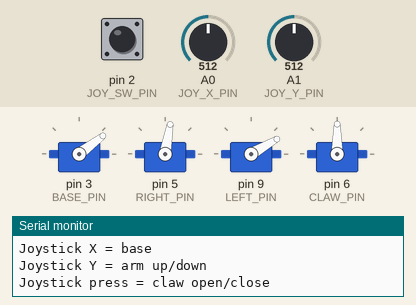
Bench run of a sketch on a simulated Arduino Uno, built with avr-gcc and run on an emulated ATmega328P. Parts: 4 × servo, the last lines printed to the serial monitor. Inputs (shaded band) come from the test bench; at power-on: pin 2 (JOY_SW_PIN) HIGH, A0 (JOY_X_PIN) = 512, A1 (JOY_Y_PIN) = 512.

Above: at 1.3 s.
1.4 s: pin 2 (JOY_SW_PIN) pulled LOW for 1 s
At 3.6 s:
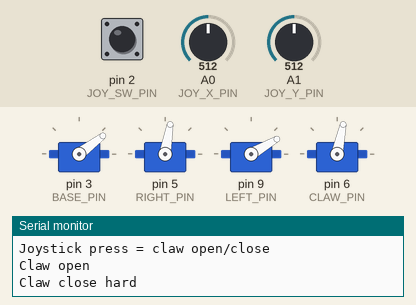
3.9 s: A0 (JOY_X_PIN) set to 716
At 5.82 s:
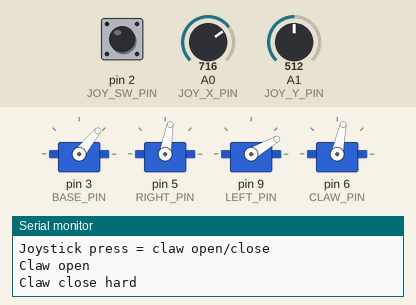
6.9 s: A1 (JOY_Y_PIN) set to 716
At 7.74 s:
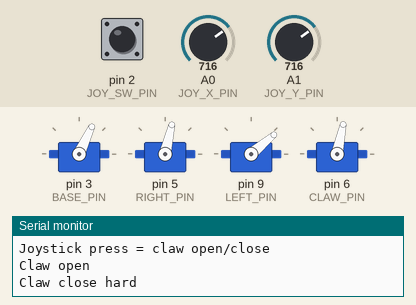
9.9 s: pin 2 (JOY_SW_PIN) pulled LOW for 0.15 s
At 10.42 s:
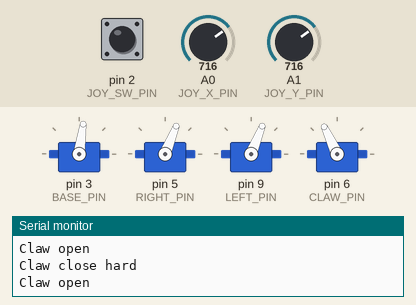
12.9 s: A0 (JOY_X_PIN) set to 900
15.9 s: A1 (JOY_Y_PIN) set to 511
At 16.8 s:
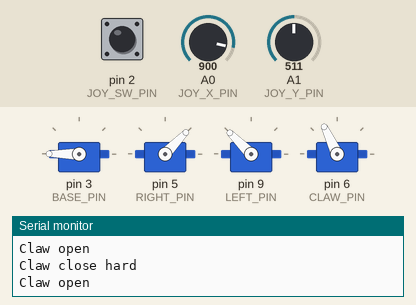
Timing chart, 0 to 18.9 s (numbered marks = the images above; inputs shaded):
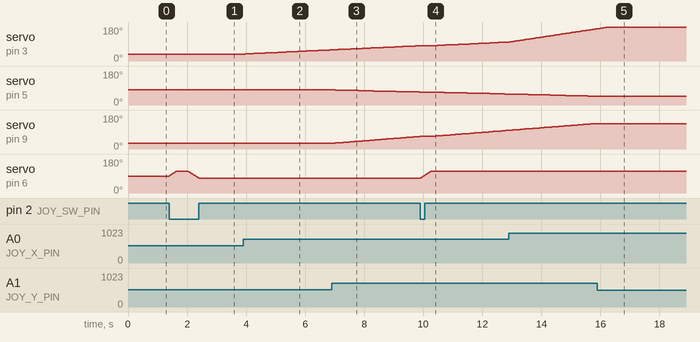

The sketch:

RoboticArmRemoteJoystick.ino
```cpp
#include <Servo.h>
#include <IRremote.hpp>

// ---------- PINS ----------
const int IR_PIN = 11;

const int BASE_PIN = 3;
const int RIGHT_PIN = 5;
const int LEFT_PIN = 9;
const int CLAW_PIN = 6;

// ---------- JOYSTICK PINS ----------
const int JOY_X_PIN = A0; // VRX
const int JOY_Y_PIN = A1; // VRY
const int JOY_SW_PIN = 2; // SW

// ---------- REMOTE BUTTON CODES ----------
const int BUTTON_1 = 12; // remote 1 = carry direction 1
const int BUTTON_2 = 24; // remote 2 = carry direction 2
const int BUTTON_3 = 94; // remote 3 = reset
const int BUTTON_9 = 74; // remote 9 = reset

// ---------- SERVOS ----------
Servo baseServo;
Servo rightServo;
Servo leftServo;
Servo clawServo;

// ---------- STARTING POSITION ----------
float BASE = 37;
float RIGHT = 80;
float LEFT = 30;
float CLAW = 90;

// ---------- CLAW SETTINGS ----------
const int CLAW_OPEN = 115;
const int CLAW_GRIP = 78;
const int CLAW_RESET = 90;

const int CLAW_MIN = 76;
const int CLAW_MAX = 118;

// ---------- JOYSTICK SMOOTH SETTINGS ----------
const int JOY_CENTER = 512;
const int JOY_DEADZONE = 120;

float smoothX = 512;
float smoothY = 512;

const float SMOOTH_AMOUNT = 0.10; // smaller = smoother
const int JOY_UPDATE_DELAY = 25;

const float BASE_MAX_SPEED = 0.9;
const float ARM_MAX_SPEED = 0.6;

bool clawIsOpen = false;

unsigned long lastJoyMove = 0;
unsigned long lastJoyButton = 0;

void setup()
{
  Serial.begin(9600);

  baseServo.attach(BASE_PIN);
  rightServo.attach(RIGHT_PIN);
  leftServo.attach(LEFT_PIN);
  clawServo.attach(CLAW_PIN);

  pinMode(JOY_SW_PIN, INPUT_PULLUP);

  IrReceiver.begin(IR_PIN, ENABLE_LED_FEEDBACK);

  resetArm();

  Serial.println("Ready");
  Serial.println("Remote 1 = carry direction 1");
  Serial.println("Remote 2 = carry direction 2");
  Serial.println("Remote 3 or 9 = reset");
  Serial.println("Joystick X = base");
  Serial.println("Joystick Y = arm up/down");
  Serial.println("Joystick press = claw open/close");
}

void loop()
{
  handleRemote();
  handleJoystick();
}

// ---------- REMOTE CONTROL ----------
void handleRemote()
{
  if (IrReceiver.decode())
  {

    if (!(IrReceiver.decodedIRData.flags & IRDATA_FLAGS_IS_REPEAT))
    {
      int button = IrReceiver.decodedIRData.command;

      Serial.print("Remote button code: ");
      Serial.println(button);

      if (button == BUTTON_1)
      {
        carryDirection1();
      }

      if (button == BUTTON_2)
      {
        carryDirection2();
      }

      if (button == BUTTON_3 || button == BUTTON_9)
      {
        resetArm();
      }
    }

    IrReceiver.resume();
  }
}

// ---------- SMOOTH JOYSTICK CONTROL ----------
void handleJoystick()
{
  int rawX = analogRead(JOY_X_PIN);
  int rawY = analogRead(JOY_Y_PIN);

  smoothX = smoothX + (rawX - smoothX) * SMOOTH_AMOUNT;
  smoothY = smoothY + (rawY - smoothY) * SMOOTH_AMOUNT;

  int xDiff = smoothX - JOY_CENTER;
  int yDiff = smoothY - JOY_CENTER;

  if (millis() - lastJoyMove > JOY_UPDATE_DELAY)
  {
    bool moved = false;

    // X axis = base left/right
    if (abs(xDiff) > JOY_DEADZONE)
    {
      float strength = (float)(abs(xDiff) - JOY_DEADZONE) / (512 - JOY_DEADZONE);
      strength = constrain(strength, 0, 1);

      float baseStep = strength * BASE_MAX_SPEED;

      if (xDiff > 0)
      {
        BASE += baseStep;
      }
      else
      {
        BASE -= baseStep;
      }

      moved = true;
    }

    // Y axis = arm up/down
    if (abs(yDiff) > JOY_DEADZONE)
    {
      float strength = (float)(abs(yDiff) - JOY_DEADZONE) / (512 - JOY_DEADZONE);
      strength = constrain(strength, 0, 1);

      float armStep = strength * ARM_MAX_SPEED;

      if (yDiff > 0)
      {
        // Lower arm
        RIGHT -= armStep * 0.8;
        LEFT += armStep * 2.5;
      }
      else
      {
        // Lift arm
        RIGHT += armStep * 0.8;
        LEFT -= armStep * 2.5;
      }

      moved = true;
    }

    if (moved)
    {
      moveArm();
    }

    lastJoyMove = millis();
  }

  // Joystick button = open/close claw
  if (digitalRead(JOY_SW_PIN) == LOW && millis() - lastJoyButton > 400)
  {
    if (clawIsOpen == false)
    {
      openClaw();
    }
    else
    {
      gripClawHard();
    }

    lastJoyButton = millis();
  }
}

// ---------- MOVE ALL SERVOS ----------
void moveArm()
{
  BASE = constrain(BASE, 0, 180);
  RIGHT = constrain(RIGHT, 0, 180);
  LEFT = constrain(LEFT, 0, 180);
  CLAW = constrain(CLAW, CLAW_MIN, CLAW_MAX);

  baseServo.write(round(BASE));
  rightServo.write(round(RIGHT));
  leftServo.write(round(LEFT));
  clawServo.write(round(CLAW));
}

// ---------- CLAW MOVEMENT ----------
void moveClawTo(int target)
{
  target = constrain(target, CLAW_MIN, CLAW_MAX);

  while (abs(CLAW - target) > 1)
  {
    if (CLAW < target)
    {
      CLAW += 2;
      if (CLAW > target)
        CLAW = target;
    }
    else
    {
      CLAW -= 2;
      if (CLAW < target)
        CLAW = target;
    }

    moveArm();
    delay(20);
  }

  CLAW = target;
  moveArm();
}

void openClaw()
{
  Serial.println("Claw open");
  moveClawTo(CLAW_OPEN);
  clawIsOpen = true;
}

void gripClawHard()
{
  Serial.println("Claw close hard");
  moveClawTo(CLAW_GRIP);
  clawIsOpen = false;
}

// ---------- ARM MOVEMENT ----------
void lowerArm()
{
  for (int index = 0; index < 15; index++)
  {
    RIGHT += -1;
    LEFT += 3.8;
    moveArm();
    delay(70);
  }
}

void liftArm()
{
  for (int index = 0; index < 15; index++)
  {
    RIGHT += 1;
    LEFT += -3.8;
    moveArm();
    delay(50);
  }
}

// ---------- RESET ----------
void resetArm()
{
  BASE = 37;
  RIGHT = 80;
  LEFT = 30;
  CLAW = CLAW_RESET;

  moveArm();
  clawIsOpen = false;

  Serial.println("Reset to origin");
}

// ---------- REMOTE BUTTON 1 ----------
void carryDirection1()
{
  for (int index = 0; index < 15; index++)
  {
    BASE += -3;
    moveArm();
    delay(50);
  }

  delay(300);

  openClaw();
  lowerArm();
  gripClawHard();
  liftArm();

  delay(300);

  for (int index = 0; index < 15; index++)
  {
    BASE += 6;
    moveArm();
    delay(50);
  }

  delay(300);

  lowerArm();
  openClaw();
  liftArm();

  delay(300);

  for (int index = 0; index < 15; index++)
  {
    BASE += -3;
    moveArm();
    delay(50);
  }
}

// ---------- REMOTE BUTTON 2 ----------
void carryDirection2()
{
  for (int index = 0; index < 15; index++)
  {
    BASE += 3;
    moveArm();
    delay(50);
  }

  delay(300);

  openClaw();
  lowerArm();
  gripClawHard();
  liftArm();

  delay(300);

  for (int index = 0; index < 15; index++)
  {
    BASE += -6;
    moveArm();
    delay(50);
  }

  delay(300);

  lowerArm();
  openClaw();
  liftArm();

  delay(300);

  for (int index = 0; index < 15; index++)
  {
    BASE += 3;
    moveArm();
    delay(50);
  }
}
```

Measured:
- after the input at 1.4 s, servo on pin 6 (CLAW_PIN): rises from 90° to 115° in 0.24 s, then falls to 78° in 0.77 s
- after the input at 3.9 s, servo on pin 3 (BASE_PIN): moves from 37° to 59° over 2.9 s, starting after 0.08 s
- after the input at 6.9 s, servo on pin 5 (RIGHT_PIN): moves from 80° to 68° over 2.8 s, starting after 0.12 s; servo on pin 9 (LEFT_PIN): moves from 30° to 67° over 2.9 s, starting after 0.05 s
- after the input at 9.9 s, servo on pin 6 (CLAW_PIN): moves from 78° to 115° over 0.37 s, starting at once
- after the input at 15.9 s, servo on pin 5 (RIGHT_PIN): stays 46° (without the input it goes to 45° after 0.20 s); servo on pin 9 (LEFT_PIN): stays 135° (without the input it goes to 136° after 0.02 s)
